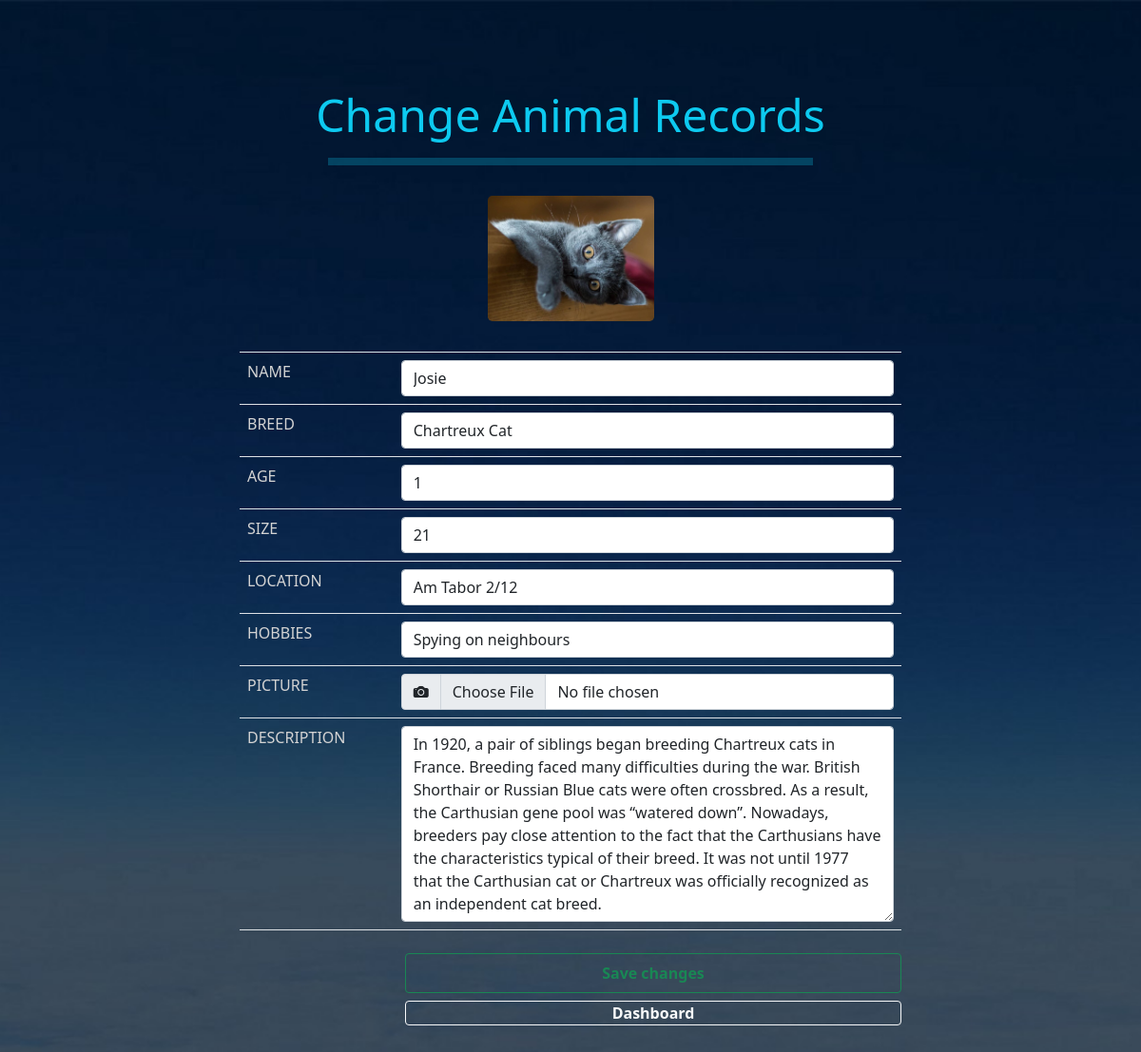
/CR-11_v2.0/CRUD/animals/update.php?id=2 (signed in), run on the app's committed database.
### tables this page shows
CREATE TABLE `animals` (
  `animal_id` int(5) NOT NULL,
  `name` varchar(30) NOT NULL,
  `breed` varchar(50) NOT NULL,
  `picture` varchar(255) DEFAULT NULL,
  `location` varchar(100) DEFAULT NULL,
  `description` text DEFAULT NULL,
  `size` float DEFAULT NULL,
  `age` float DEFAULT NULL,
  `hobbies` varchar(100) DEFAULT NULL
);

### CR-11_v2.0/CRUD/animals/update.php (the view, shortened to what this page needs)
<?php
    require_once '../components/db_connect.php';
    if($_GET["id"]){
        $id = $_GET["id"];
        $sql = "SELECT * FROM animals WHERE animal_id = '{$id}';";
        $query = mysqli_query($connect, $sql);
        if(mysqli_num_rows($query) == 1){
            $result = mysqli_fetch_all($query, MYSQLI_ASSOC);
            foreach($result as $data){
            $name = $data['name'];
            $breed = $data['breed'];
            $age = $data['age'];
            $size = $data['size'];
            $hobbies = $data['hobbies'];
            $location = $data['location'];
            $description = $data['description'];
            $picture = $data['picture'];
            }
        } else {
            header("location: error.php");
        }
    } else {
        header("location: error.php");
    }
?>
<!DOCTYPE html>
<html lang="en">
<head>
    <?php require_once("../components/bootstrap.php")?>
    <link rel="stylesheet" href="../styles/style.css">
</head>
<body id="dashboard_body">
    <main class="bg-transparent pb-5">
        <div class="container" style="max-width: 720px">
        <form class="rounded-3 bg-muted" method="POST" action="actions/a_update.php" enctype="multipart/form-data"  style="max-width: 720px">
            <div class="table-responsive">
            <table class="table mx-0 mb-0 text-white fs-6">
                    <tr>
                        <td colspan="2"><h2 class="display-5 text-center text-info my-4">Change Animal Records<br>
                        <hr class="bg-info shadow py-1 mb-2 mt-3 mx-auto w-75">
                        <img class="img-fluid rounded-3 mt-4 mb-0" width="175px" src="../pictures/<?php echo $picture; ?>" alt= "<?php echo $name ?>"></h2>
                        </td>
                    </tr>
                    <tr>
                        <td class="label">NAME</td>
                        <td><input class="form-control" type="text" name="name" value="<?= $name?>" placeholder="Name"></td>
                    </tr>
                    <tr>
                        <td class="label">BREED</td>
                        <td><input class="form-control" type="text" name="breed" value="<?= $breed?>" placeholder="Breed"></td>
                    </tr>
                    <tr>
                        <td class="label">AGE</td>
                        <td><input class="form-control" type="number" name="age" value="<?= $age?>" placeholder="Age" step="any"></td>
                    </tr>
                    <tr>
                        <td class="label">SIZE</td>
                        <td><input class="form-control" type="number" name="size" value="<?= $size?>" placeholder="Size"></td>
                    </tr>
                    <tr>
                        <td class="label">LOCATION</td>
                        <td><input class="form-control" type="text" name="location" value="<?= $location?>" placeholder="Location"></td>
                    </tr>
                    <tr>
                        <td class="label">HOBBIES</td>
                        <td><input class="form-control" type="text" name="hobbies" value="<?= $hobbies?>" placeholder="hobbies"></td>
                    </tr>
                    <tr>
                        <td class="label">PICTURE</td>
                        <td>
                            <div class="input-group">
                                <label class="input-group-text" for="upload_picture"><i class="bi bi-camera-fill"></i></label>
                            <input class="form-control"  type="file" name="picture" value="../<?= $picture?>" id="upload_picture">
                            </div>
                        </td>
                    </tr>
                    <tr>
                        <td class="label">DESCRIPTION</td>
                        <td>
                        <textarea class="form-control" name="description" rows="8"><?= $description ?></textarea>
                        </td>
                    </tr>
                </table>
                    <div class="text-end">
                        <input class="btn btn-outline-success px-5 py-2 mb-2 mt-4 fw-bold mx-auto w-75" type="submit" value="Save changes">
                        <a href="../dashBoard.php">
                        <p class="btn btn-outline-light py-0 mb-2 fw-bold mx-auto w-75">Dashboard</p>
                        </a>
                    </div>
                </div>
        </form>
</div>
    </main>
</body>
</html>

### CR-11_v2.0/CRUD/styles/style.css (style rules this page uses)
* { margin: 0; -webkit-box-sizing: border-box; box-sizing: border-box; }
input { width: 100%; }
main { min-height: 70vh; padding: 5% 0%; background: #212529; }
.label { font-weight: lighter; color: lightgrey; }
#dashboard_body { background: #212529 url("../pictures/layout_img/bg.jpeg") center center no-repeat; background-size: cover; }

### data on the page
animals: picture (picture), name "Josie", breed "Chartreux Cat", age "1", size "21", location "Am Tabor 2/12", hobbies "Spying on neighbours", description "In 1920, a pair of siblings began breeding Chartreux cats in France. Breeding faced many difficulties during the war. British Shorthair or Russian Blue cats were often crossbred. As a result, the Carthusian gene pool was “watered down”. Nowadays, breeders pay close attention to the fact that the Carthusians have the characteristics typical of their breed. It was not until 1977 that the Carthusian cat or Chartreux was officially recognized as an independent cat breed."
